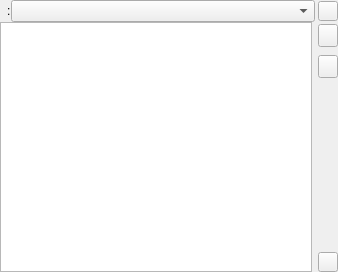
<?xml version="1.0" encoding="UTF-8"?>
<ui version="4.0">
 <class>dialog_fields_selection</class>
 <widget class="QWidget" name="dialog_fields_selection"><property name="surfaceRole" stdset="0"><string>panel</string></property>
  <property name="geometry">
   <rect>
    <x>0</x>
    <y>0</y>
    <width>338</width>
    <height>272</height>
   </rect>
  </property>
  <property name="windowTitle">
   <string>Form</string>
  </property>
  <layout class="QVBoxLayout" name="layout_vertical_layout">
   <property name="spacing">
    <number>0</number>
   </property>
   <property name="leftMargin">
    <number>0</number>
   </property>
   <property name="topMargin">
    <number>0</number>
   </property>
   <property name="rightMargin">
    <number>0</number>
   </property>
   <property name="bottomMargin">
    <number>0</number>
   </property>
   <item>
    <widget class="QWidget" name="panel_thumbnail_container" native="true"><property name="surfaceRole" stdset="0"><string>panel</string></property>
     <property name="sizePolicy">
      <sizepolicy hsizetype="Expanding" vsizetype="Preferred">
       <horstretch>0</horstretch>
       <verstretch>0</verstretch>
      </sizepolicy>
     </property>
     <layout class="QHBoxLayout" name="layout_horizontal_layout_14">
      <property name="spacing">
       <number>0</number>
      </property>
      <property name="leftMargin">
       <number>0</number>
      </property>
      <property name="topMargin">
       <number>0</number>
      </property>
      <property name="rightMargin">
       <number>0</number>
      </property>
      <property name="bottomMargin">
       <number>0</number>
      </property>
      <item>
       <widget class="QLabel" name="label_thumbnails">
        <property name="sizePolicy">
         <sizepolicy hsizetype="Fixed" vsizetype="Preferred">
          <horstretch>0</horstretch>
          <verstretch>0</verstretch>
         </sizepolicy>
        </property>
        <property name="toolTip">
         <string>thumbnails</string>
        </property>
        <property name="text">
         <string/>
        </property>
        <property name="pixmap">
         <pixmap>../../shared/icons/material/image.svg</pixmap>
        </property>
        <property name="iconSize" stdset="0">
         <number>20</number>
        </property>
        <property name="iconName" stdset="0">
         <string>image</string>
        </property>
       </widget>
      </item>
      <item>
       <widget class="QLabel" name="label_thumbnail_field_separator">
        <property name="sizePolicy">
         <sizepolicy hsizetype="Fixed" vsizetype="Preferred">
          <horstretch>0</horstretch>
          <verstretch>0</verstretch>
         </sizepolicy>
        </property>
        <property name="text">
         <string>:</string>
        </property>
       </widget>
      </item>
      <item>
       <widget class="QComboBox" name="combo_thumbnail_field">
        <property name="sizePolicy">
         <sizepolicy hsizetype="Expanding" vsizetype="Fixed">
          <horstretch>0</horstretch>
          <verstretch>0</verstretch>
         </sizepolicy>
        </property>
       </widget>
      </item>
      <item>
       <widget class="QWidget" name="panel_fields_selection" native="true"><property name="surfaceRole" stdset="0"><string>panel</string></property>
        <property name="minimumSize">
         <size>
          <width>0</width>
          <height>0</height>
         </size>
        </property>
        <layout class="QHBoxLayout" name="layout_horizontal_layout">
         <property name="spacing">
          <number>6</number>
         </property>
         <property name="leftMargin">
          <number>3</number>
         </property>
         <property name="topMargin">
          <number>0</number>
         </property>
         <property name="rightMargin">
          <number>0</number>
         </property>
         <property name="bottomMargin">
          <number>0</number>
         </property>
         <item>
          <widget class="QToolButton" name="button_edit_tooltip_layout">
           <property name="maximumSize">
            <size>
             <width>20</width>
             <height>20</height>
            </size>
           </property>
           <property name="text">
            <string/>
           </property>
           <property name="icon">
            <iconset>
             <normaloff>../../shared/icons/material/format_paint.svg</normaloff>../../shared/icons/material/format_paint.svg</iconset>
           </property>
           <property name="iconName" stdset="0">
            <string>format_paint</string>
           </property>
          </widget>
         </item>
        </layout>
       </widget>
      </item>
     </layout>
    </widget>
   </item>
   <item>
    <widget class="QWidget" name="panel_selected_fields" native="true"><property name="surfaceRole" stdset="0"><string>panel</string></property>
     <layout class="QHBoxLayout" name="layout_horizontal_layout_11">
      <property name="spacing">
       <number>6</number>
      </property>
      <property name="leftMargin">
       <number>0</number>
      </property>
      <property name="topMargin">
       <number>0</number>
      </property>
      <property name="rightMargin">
       <number>0</number>
      </property>
      <property name="bottomMargin">
       <number>0</number>
      </property>
      <item>
       <widget class="QListWidget" name="list_selected_metadata_fields">
        <property name="alternatingRowColors">
         <bool>true</bool>
        </property>
       </widget>
      </item>
      <item>
       <widget class="QWidget" name="panel_sort_container" native="true"><property name="surfaceRole" stdset="0"><string>panel</string></property>
        <property name="sizePolicy">
         <sizepolicy hsizetype="Fixed" vsizetype="Expanding">
          <horstretch>0</horstretch>
          <verstretch>0</verstretch>
         </sizepolicy>
        </property>
        <property name="styleSheet">
         <string notr="true"/>
        </property>
        <layout class="QVBoxLayout" name="layout_vertical_layout_6">
         <property name="spacing">
          <number>6</number>
         </property>
         <property name="leftMargin">
          <number>0</number>
         </property>
         <property name="topMargin">
          <number>0</number>
         </property>
         <property name="rightMargin">
          <number>0</number>
         </property>
         <property name="bottomMargin">
          <number>0</number>
         </property>
         <item alignment="Qt::AlignmentFlag::AlignTop">
          <widget class="QWidget" name="panel_arrow_buttons" native="true"><property name="surfaceRole" stdset="0"><string>panel</string></property>
           <property name="sizePolicy">
            <sizepolicy hsizetype="Preferred" vsizetype="Fixed">
             <horstretch>0</horstretch>
             <verstretch>0</verstretch>
            </sizepolicy>
           </property>
           <property name="minimumSize">
            <size>
             <width>0</width>
             <height>60</height>
            </size>
           </property>
           <layout class="QVBoxLayout" name="layout_vertical_layout_14">
            <property name="spacing">
             <number>6</number>
            </property>
            <property name="leftMargin">
             <number>0</number>
            </property>
            <property name="topMargin">
             <number>0</number>
            </property>
            <property name="rightMargin">
             <number>0</number>
            </property>
            <property name="bottomMargin">
             <number>0</number>
            </property>
            <item>
             <widget class="QToolButton" name="button_move_up">
              <property name="sizePolicy">
               <sizepolicy hsizetype="Fixed" vsizetype="Fixed">
                <horstretch>0</horstretch>
                <verstretch>0</verstretch>
               </sizepolicy>
              </property>
              <property name="maximumSize">
               <size>
                <width>20</width>
                <height>16777215</height>
               </size>
              </property>
              <property name="styleSheet">
               <string notr="true">m</string>
              </property>
              <property name="text">
               <string/>
              </property>
              <property name="icon">
               <iconset>
                <normaloff>../../shared/icons/material/up.svg</normaloff>../../shared/icons/material/up.svg</iconset>
              </property>
              <property name="iconName" stdset="0">
               <string>up</string>
              </property>
             </widget>
            </item>
            <item>
             <widget class="QToolButton" name="button_move_down">
              <property name="sizePolicy">
               <sizepolicy hsizetype="Fixed" vsizetype="Fixed">
                <horstretch>0</horstretch>
                <verstretch>0</verstretch>
               </sizepolicy>
              </property>
              <property name="maximumSize">
               <size>
                <width>20</width>
                <height>16777215</height>
               </size>
              </property>
              <property name="text">
               <string/>
              </property>
              <property name="icon">
               <iconset>
                <normaloff>../../shared/icons/material/down.svg</normaloff>../../shared/icons/material/down.svg</iconset>
              </property>
              <property name="iconName" stdset="0">
               <string>down</string>
              </property>
             </widget>
            </item>
           </layout>
          </widget>
         </item>
         <item>
          <widget class="QToolButton" name="button_sync_metadata_fields">
           <property name="maximumSize">
            <size>
             <width>20</width>
             <height>20</height>
            </size>
           </property>
           <property name="toolTip">
            <string>take fields from Pins</string>
           </property>
           <property name="text">
            <string/>
           </property>
           <property name="icon">
            <iconset>
             <normaloff>../../shared/icons/material/sync.svg</normaloff>../../shared/icons/material/sync.svg</iconset>
           </property>
           <property name="iconName" stdset="0">
            <string>sync</string>
           </property>
          </widget>
         </item>
        </layout>
       </widget>
      </item>
     </layout>
    </widget>
   </item>
  </layout>
 </widget>
 <resources/>
 <connections/>
</ui>
